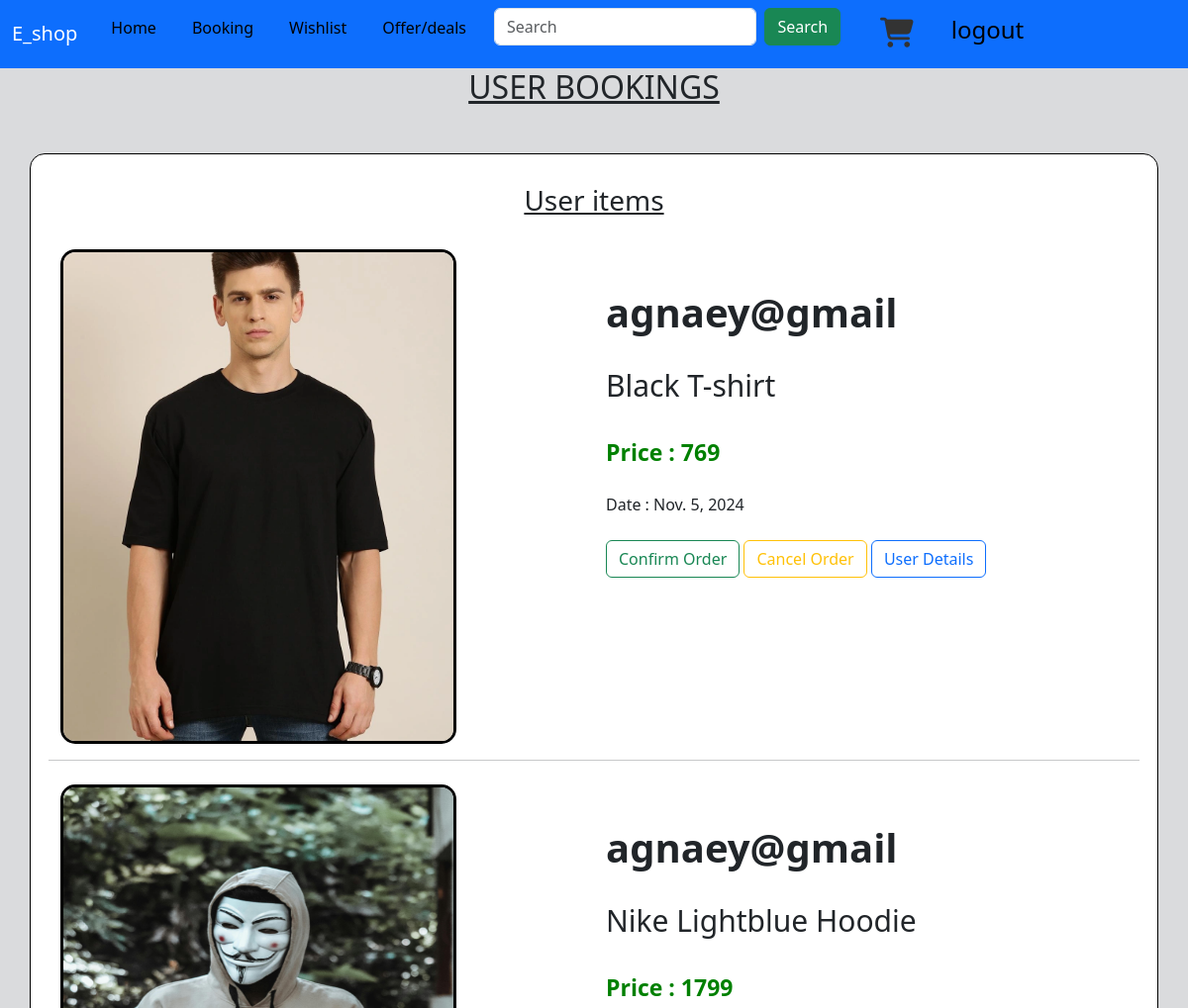
The page /admin_vew_booking (upper part) on the database as committed earlier.
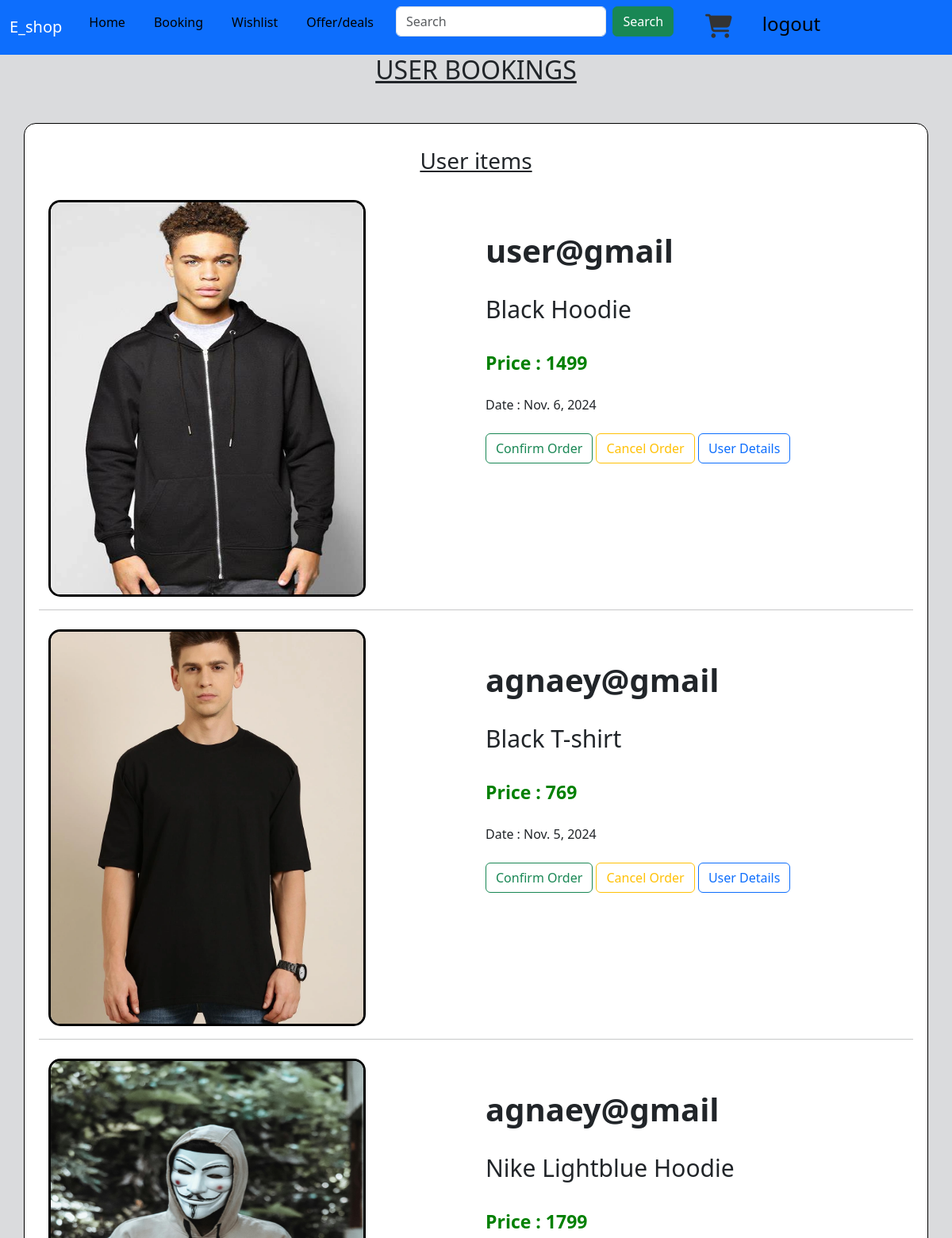
The same page on the database as committed later.
### app/models.py (models this page shows)
class Buy(models.Model):
    user=models.ForeignKey(User,on_delete=models.CASCADE)
    products=models.ForeignKey(product,on_delete=models.CASCADE)
    price=models.IntegerField()             ##price is added bcs it should not change when product price incres after buying
    date=models.DateField(auto_now_add=True)

class product (models.Model):
    pro_id=models.TextField()
    name=models.TextField()
    price=models.IntegerField()
    offer_price=models.IntegerField()
    img=models.FileField()

### app/views.py (the view)
# urls.py: path('admin_vew_booking',views.admin_view_booking),
def admin_view_booking(req):
    user=User.objects.all()
    bookings=Buy.objects.all()[::-1] #[:3]  # thhis is used to limit the images to 3
    return render(req,'shop/admin_booking.html',{'user':user,'data':bookings})

### templates/shop/admin_booking.html (shortened to what this page needs)
<!DOCTYPE html>
<html lang="en">
<head>
    <link href="https://cdn.jsdelivr.net/npm/bootstrap@5.3.3/dist/css/bootstrap.min.css" rel="stylesheet">
    <link rel="stylesheet" href="https://cdnjs.cloudflare.com/ajax/libs/font-awesome/6.6.0/css/all.min.css">
</head>
<body>
    <nav class="navbar navbar-expand-sm bg-primary navbar-dark">
        <div class="container-fluid">
          <a class="navbar-brand" href="#">E_shop</a>
          <div class="collapse navbar-collapse" id="collapsibleNavbar">
            <ul class="navbar-nav">
              <li class="nav-item">
                <a class="nav-link" href="shop_home">Home</a>
              </li>
              <li class="nav-item">
                <a class="nav-link" href="#">Booking</a>
              </li>
              <li class="nav-item">
                <a class="nav-link" href="#">Wishlist</a>
              </li>
              <li class="nav-item">
                <a class="nav-link" href="#">Offer/deals</a>
              </li>
              <div class="">
                <li class="nav-item" id="search">
                  <form class="d-flex" role="search" action="search" method="post">
                    <input class="form-control me-2" type="search" name="search" placeholder="Search" aria-label="Search">
                    <button class="btn btn-success" type="submit">Search</button>
                  </form>
                </li>
              </div>
              <li class="nav-item">
                <a href=""><i class="fa-solid fa-cart-shopping" id="cart"></i></a>
              </li>
              <li class="nav-item">
                <a id="logout" class="logout nav-link" href="logout">
                  <h4>logout</h4>
                </a>
              </li>
            </ul>
          </div>
        </div>
      </nav>
      <h2 class="text-center">USER BOOKINGS</h2>
      <div class="container mt-5">
        <h3 class="item text-center mb-4">User items</h3>
        <div class="row">
          {% for i in data %}
      <div class="col-lg-6 mt-2">
        <img src="{{i.products.img.url}}" class="product_img" alt="" style="width:400px; height: 500px;">
      </div>
      <div class="col-lg-6 mt-5">
        <h4 class="user_name">{{i.user.username}}</h4><br>
        <h4 class="product_name">{{i.products.name}}</h4><br>
       <p class="offer_price" style="display: inline;"> Price : {{i.price}}</p><br><br>
       <p class="Date" style="display: inline;"> Date : {{i.date}}</p><br><br>
       <a href="#" class="btn btn-outline-success">Confirm Order</a>
        <a href="#" class="btn btn-outline-warning">Cancel Order</a>
        <a href="#" class="btn btn-outline-primary">User Details</a>
    </div>
    <hr class="mt-3">
    {% endfor %}
</body>
</html>

Rows that differ between the two databases and show on the page:
added Buy: products.img (picture), user.username "user@gmail", products.name "Black Hoodie", price "1499", date "Nov. 6, 2024"
